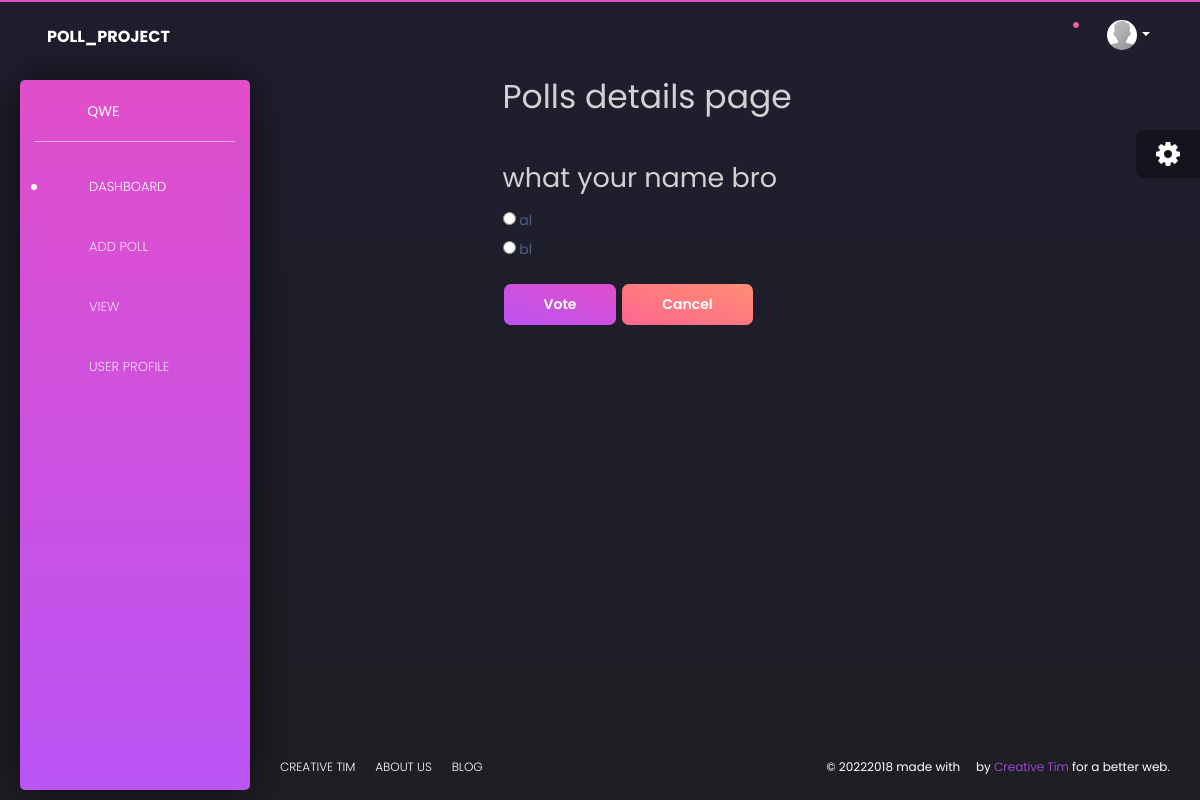
Screenshot of /1/ (signed in) with the database file from the repository.
### poll/models.py (models this page shows, shortened)
class User(AbstractUser):
    profile_pic = models.ImageField(upload_to='profile_pic/')
    def __str__(self):
        return self.username

class Poll(models.Model):
    owner = models.ForeignKey(User, on_delete=models.CASCADE)
    text = models.TextField()
    pub_date = models.DateTimeField(default=timezone.now)
    active = models.BooleanField(default=True)
    def __str__(self):
        return self.text

class Choice(models.Model):
    poll = models.ForeignKey(Poll, on_delete=models.CASCADE)
    choice_text = models.CharField(max_length=255)

### poll/views.py (the view)
# urls.py: path('<int:poll_id>/', poll_detail, name="detail"),
def poll_detail(request, poll_id):
    poll = get_object_or_404(Poll, id=poll_id)
    if poll.active is False:
        if mobile(request):
            return render(request, 'home/result.html', {'poll': poll})
        return render(request, 'home/one.html', {'poll': poll})
    loop_count = poll.choice_set.count()
    context = {
        'poll': poll,
        'loop_time': range(0, loop_count),
    }
    return render(request, 'home/poll_detail.html', context)

### poll/templates/home/poll_detail.html (shortened to what this page needs)
{% extends 'home/base.html' %}
{% block content %}
<div class="content">
    <div class="offset-md-3">
    <h1>Polls details page</h1>
    <hr>
    <h2 class="mt-3 mb-3">{{ poll }}</h2>
    <form action="{% url 'vote' poll.id %}" method="POST">
        {% for choice in poll.choice_set.all %}
        <input type="radio" name="choice" id="choice{{ forloop.counter }}" value="{{ choice.id }}">
        <label for="choice{{ forloop.counter }}">{{ choice.choice_text }}</label>
        <br>
        {% endfor %}
        <input type="submit" value="Vote" class="btn btn-primary mt-3">
        <a class="btn btn-warning mt-3" href="{% url 'view' %}" role="button">Cancel</a>
    </form>
</div>
</div>
{% endblock content %}

### poll/templates/home/base.html (shortened to what this page needs)
<!DOCTYPE html>
{% load static %}
<html lang="en">
<head>
    <link rel="stylesheet" href="https://stackpath.bootstrapcdn.com/bootstrap/4.3.1/css/bootstrap.min.css">
    <link rel="stylesheet" href="{% static 'styleChar.css' %} " type="text/css">
    <link rel="stylesheet" type="text/css" href="{% static 'style.css' %}" />
    <link href="https://use.fontawesome.com/releases/v5.0.6/css/all.css" rel="stylesheet">
    <link href="{% static 'css/nucleo-icons.css' %}" rel="stylesheet" />
    <link href="{% static 'css/black-dashboard.css' %}" rel="stylesheet" />
    <link href="{% static 'demo/demo.css' %}" rel="stylesheet" />
    <link href="https://maxcdn.bootstrapcdn.com/font-awesome/4.3.0/css/font-awesome.min.css" rel="stylesheet">
    <link href="{% static 'profile.css' %} " rel="stylesheet">
</head>
<body class="">
    <div class="wrapper">
        <div class="sidebar">
            <div class="sidebar-wrapper">
                {% if user.is_authenticated %}
                <div class="logo">
                    <a href="javascript:void(0)" class="simple-text logo-mini">
                    </a>
                    {% if user.is_authenticated %}
                    <a href="javascript:void(0)" class="simple-text logo-normal">
                        {{user.username}}
                    </a>
                    {% endif %}
                </div>
                {% endif %}
                <ul class="nav">
                    <li class="active ">
                        <a href="{% url 'index' %}">
                            <i class="tim-icons icon-chart-pie-36"></i>
                            <p>Dashboard</p>
                        </a>
                    </li>
                    {% if user.is_authenticated %}
                    <li>
                        <a href="{% url 'poll' %} ">
                            <i class="tim-icons icon-atom"></i>
                            <p>Add Poll</p>
                        </a>
                    </li>
                   {% endif %}
                   <li>
                        <a href="{% url 'view' %}">
                            <i class="tim-icons icon-pin"></i>
                            <p>View</p>
                        </a>
                    </li>
                    {% if user.is_authenticated %}
                    <li>
                        <a href="{% url 'profile' user.username %}">
                            <i class="tim-icons icon-single-02"></i>
                            <p>User Profile</p>
                        </a>
                    </li>
                    {% endif %}
                </ul>
            </div>
        </div>
        <div class="main-panel">
            <nav class="navbar navbar-expand-lg navbar-absolute navbar-transparent">
                <div class="container-fluid">
                    <div class="navbar-wrapper">
                        <a class="navbar-brand" href="javascript:void(0)">POLL_PROJECT</a>
                    </div>
                    <div class="collapse navbar-collapse" id="navigation">
                        <ul class="navbar-nav ml-auto">
                            {% if user.is_authenticated %}
                            <li class="search-bar input-group">
                            {% else %}
                            <li class="search-bar">
                            {% endif %}
                                <button class="btn btn-link" id="search-button" data-toggle="modal"
                                    data-target="#searchModal"><i class="tim-icons icon-zoom-split"></i>
                                </button>
                            </li>
                            <li class="dropdown nav-item">
                                <a href="javascript:void(0)" class="dropdown-toggle nav-link" data-toggle="dropdown">
                                    <div class="notification d-none d-lg-block d-xl-block"></div>
                                    <i class="tim-icons icon-sound-wave"></i>
                                </a>
                            </li>
                            {% if not user.is_authenticated %}
                                <li class="nav-item">
                                    <a href="{% url 'login' %} " class="nav-link"> Dang Nhap </a>
                                </li>
                                <li class="nav-item">
                                    <a href="{% url 'register' %} " class="nav-link"> Dang Ki </a>
                                </li>
                            {% else %}
                                <li class="dropdown nav-item">
                                    <a href="#" class="dropdown-toggle nav-link" data-toggle="dropdown">
                                        <div class="photo">
                                            <img src="{{user.profile_pic.url}}" alt="Profile Photo">
                                        </div>
                                        <b class="caret d-none d-lg-block d-xl-block"></b>
                                    </a>
                                </li>
                            {% endif %}
                        </ul>
                    </div>
                </div>
            </nav>
            {% block content %}
            {% endblock content %}
            <footer class="footer">
                <div class="container-fluid">
                    <ul class="nav">
                        <li class="nav-item">
                            <a href="javascript:void(0)" class="nav-link">
                                Creative Tim
                            </a>
                        </li>
                        <li class="nav-item">
                            <a href="javascript:void(0)" class="nav-link">
                                About Us
                            </a>
                        </li>
                        <li class="nav-item">
                            <a href="javascript:void(0)" class="nav-link">
                                Blog
                            </a>
                        </li>
                    </ul>
                    <div class="copyright">
                        ©
                        2018 made with <i class="tim-icons icon-heart-2"></i> by
                        <a href="javascript:void(0)" target="_blank">Creative Tim</a> for a better web.
                    </div>
                </div>
            </footer>
        </div>
    </div>
    <div class="fixed-plugin">
        <div class="dropdown show-dropdown">
            <a href="#" data-toggle="dropdown">
                <i class="fa fa-cog fa-2x"> </i>
            </a>
        </div>
    </div>
</body>
</html>

### poll/static/styleChar.css (style rules this page uses)
body { font-family: "Open Sans", Arial; background: #EDEDED; }
p { margin-top: 2rem; font-size: 13px; }

### poll/static/style.css (style rules this page uses)
.navbar-default, .btn, .form-control, .panel { border-radius: 0; }
a.navbar-brand, .panel-title { font-weight: bolder; }

### poll/static/profile.css (style rules this page uses)
body { background: #654ea3; background: linear-gradient(to right, #e96443, #904e95); min-height: 100vh; overflow-x: hidden }

### rows the page displays
User: username "QWE", profile_pic (placeholder picture)
Poll: text "what your name bro"
Choice: choice_text "al"
Choice: choice_text "bl"
